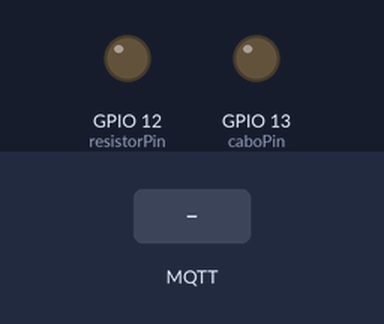
A sketch run on a simulated ESP32. Parts: output pins drawn as LEDs (lit = HIGH). The inputs (shaded band) are chosen by the test bench. WiFi joins after 1.5 s; servers stay silent unless stated; random numbers use the default seed unless the sketch sets one; no MQTT or app messages arrive unless stated; what the sketch prints to the serial monitor is not drawn.

Above: at 3.0 s.
3.1 s: MQTT message "Frente" arrives on the first subscribed topic
At 4.1 s:
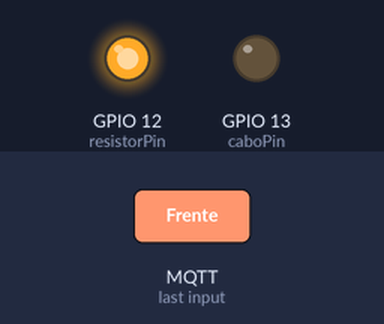
5.3 s: MQTT message "Tras" arrives on the first subscribed topic
At 6.9 s:
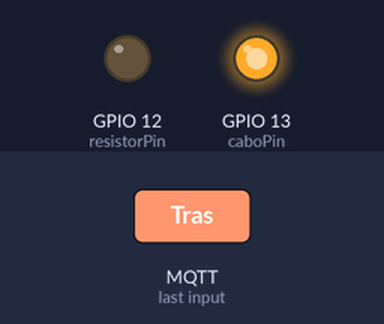
7.3 s: MQTT message "Para" arrives on the first subscribed topic
At 8.4 s:
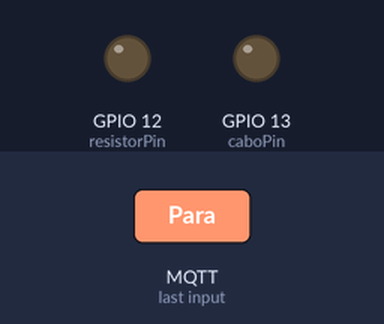
Timing chart, 0 to 10.3 s (numbered marks = the images above; inputs shaded):
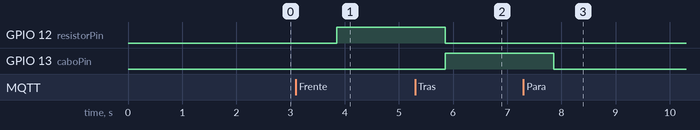

The sketch:

Trem.ino
```cpp
#include <WiFi.h>
#include <WiFiClientSecure.h>
#include <PubSubClient.h>

//constantes p/ trem
const byte resistorPin = 12;
const byte caboPin = 13;

WiFiClientSecure client;
PubSubClient mqtt(client);

const String SSID = "FIESC_IOT_EDU";
const String PASS = "8120gv08";

//constantes p/ broker
const String URL   = "8b46e29e75014bcba8465b77629b065c.s1.eu.hivemq.cloud";
const int PORT     = 8883;
const String USR   = "thetrain_esp";
const String broker_PASS  = "Thetrain123";
const String MyTopic = "Trem/Vel";

int ledPin = 2;

void setup() {
  pinMode(resistorPin, OUTPUT);
  pinMode(caboPin, OUTPUT);
  Serial.begin(115200);
  Serial.println("Conectando WiFi");
  WiFi.begin(SSID,PASS);
  while(WiFi.status() != WL_CONNECTED){
    Serial.print(".");
    delay(200);
  }
  Serial.println("\n Conectado com sucesso!");
  client.setInsecure();
  Serial.println("Conectando ao Broker");
  mqtt.setServer(URL.c_str(),PORT);
  while(!mqtt.connected()){
    String ID = "S1_";
    ID += String(random(0xffff),HEX); //cria a parte aleat.
    mqtt.connect(ID.c_str(),USR.c_str(),broker_PASS.c_str());
    Serial.print(".");
    delay(200);
  }
  mqtt.subscribe(MyTopic.c_str());
  mqtt.setCallback(callback);
  Serial.println("\nConectado com sucesso ao broker !");
}

void loop() {
  mqtt.loop();
  delay(1000);
}

void callback(char* topic, byte* payload, unsigned int length){
  String mensagem = "";
  for(int i = 0; i < length; i++){
    mensagem += (char)payload[i];
  }
  Serial.print("Recebido: ");
  Serial.println(mensagem);

  if (mensagem == "Frente") {
    digitalWrite(resistorPin, HIGH);
    digitalWrite(caboPin, LOW);

  } else if (mensagem == "Tras") {
    digitalWrite(resistorPin, LOW);
    digitalWrite(caboPin, HIGH);

  }else if(mensagem == "Para"){
    digitalWrite(resistorPin, LOW);
    digitalWrite(caboPin, LOW);
  }

}
```

Measured:
- after the input at 3.1 s, GPIO 12 (resistorPin): LOW → HIGH after 0.75 s
- after the input at 5.3 s, GPIO 12 (resistorPin): HIGH → LOW after 0.55 s; GPIO 13 (caboPin): LOW → HIGH after 0.55 s
- after the input at 7.3 s, GPIO 13 (caboPin): HIGH → LOW after 0.56 s
